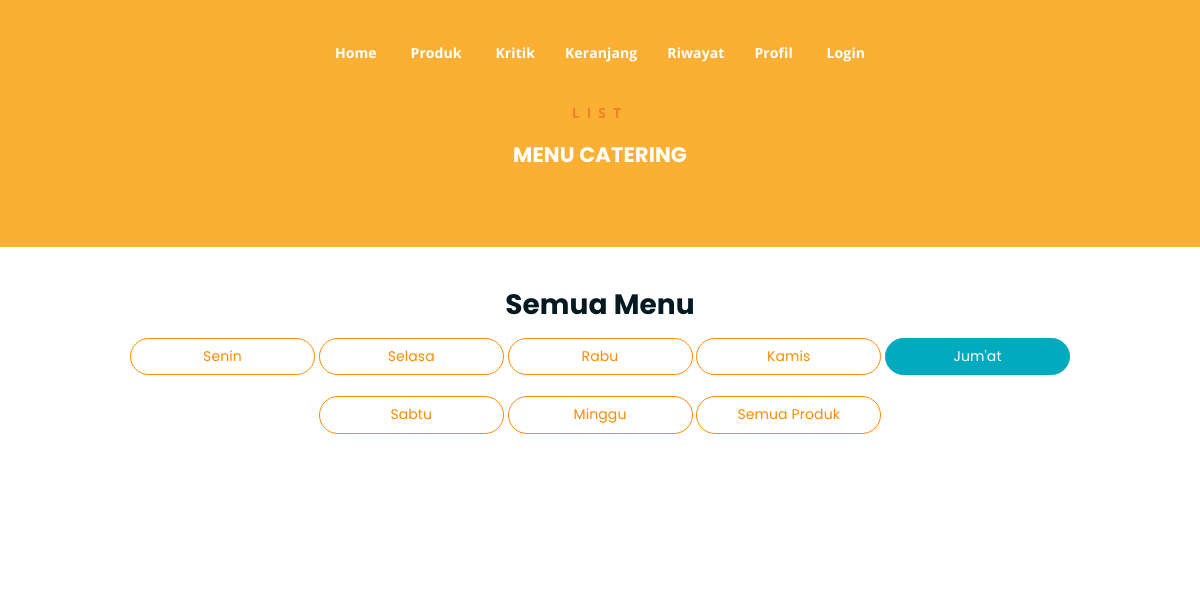
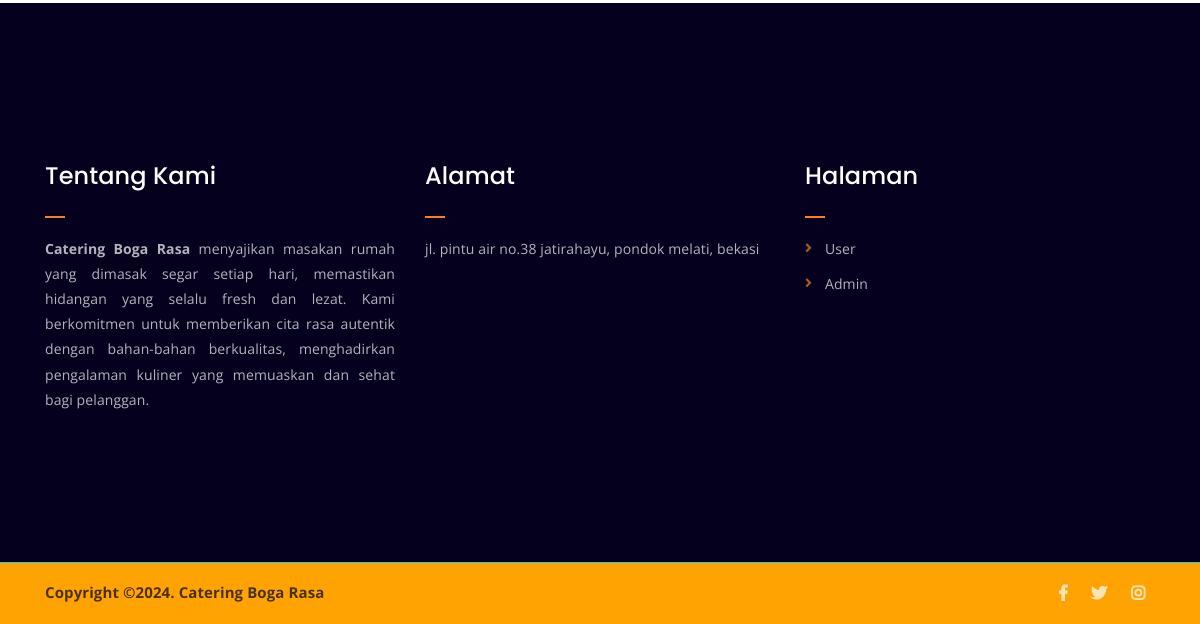
The app's page /menu-jumat.php, older data (2 pictures, top to bottom).
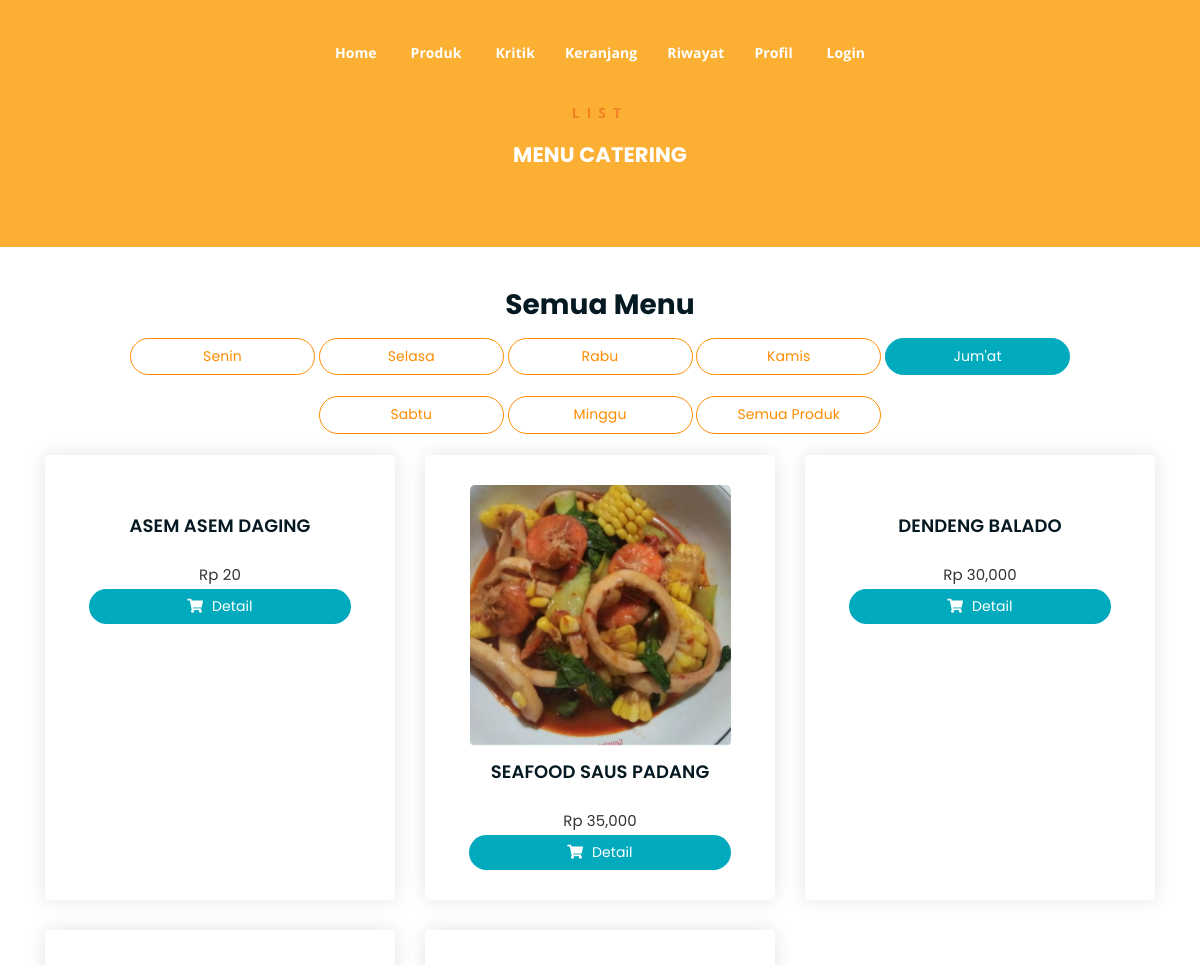
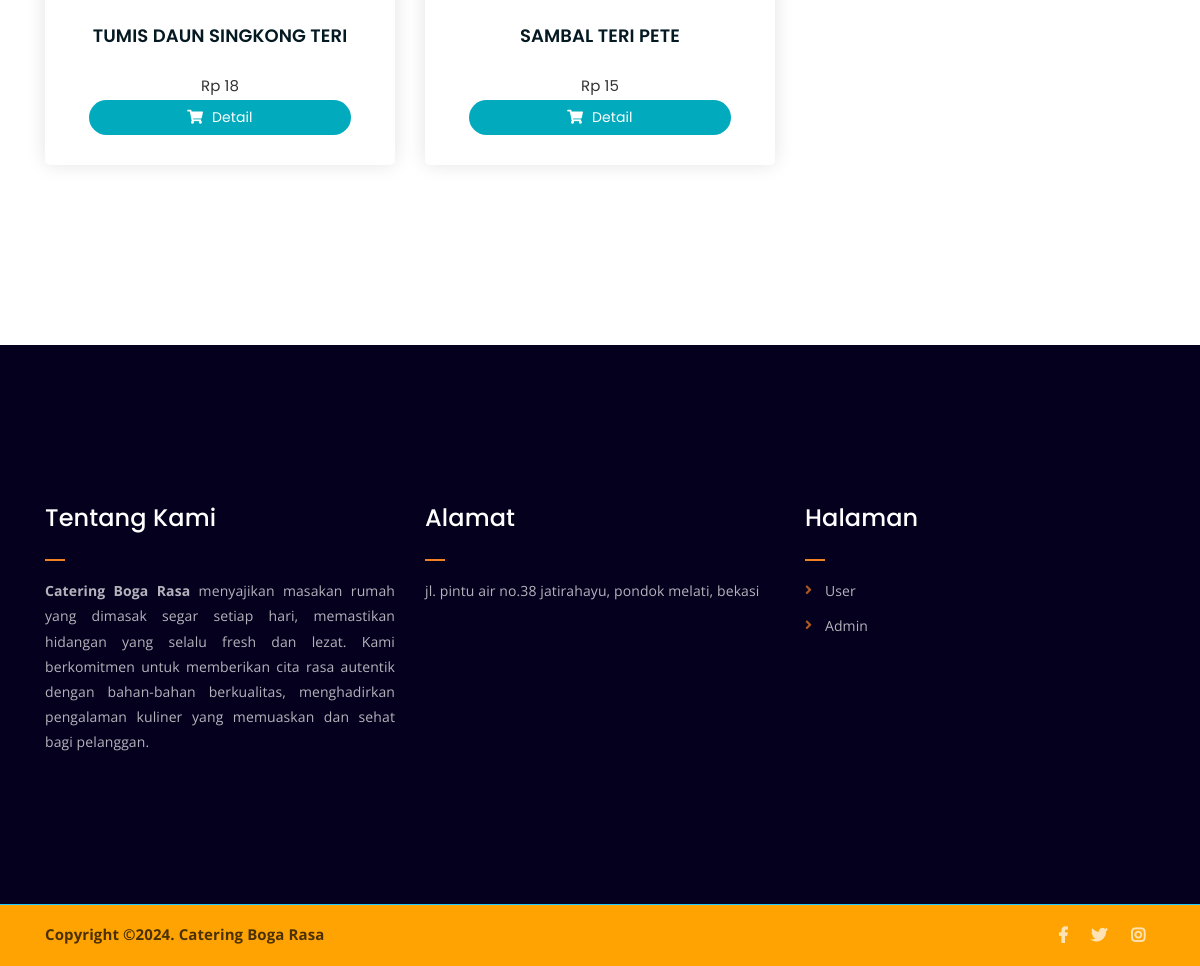
The same page, newer data (2 pictures, top to bottom).
### tables this page shows
CREATE TABLE `promosi` (
  `id_promosi_produk` int(11) NOT NULL,
  `id_produk` varchar(55) NOT NULL,
  `promo_lama` varchar(55) NOT NULL,
  `promo_baru` varchar(55) NOT NULL
);

CREATE TABLE `produk` (
  `id` int(11) NOT NULL,
  `id_produk` varchar(11) NOT NULL,
  `nama_produk` varchar(55) NOT NULL,
  `gambar` varchar(55) NOT NULL,
  `harga` varchar(55) NOT NULL,
  `deskripsi` varchar(1000) NOT NULL,
  `menu_hari` varchar(111) NOT NULL
);

### menu-jumat.php (the view, shortened to what this page needs)
<?php
require('./app/database/db.php');
?>
<!DOCTYPE html>
<html lang="en">
<head>
	<link rel="stylesheet" href="assets/css/all.min.css">
	<link rel="stylesheet" href="assets/bootstrap/css/bootstrap.min.css">
	<link rel="stylesheet" href="assets/css/owl.carousel.css">
	<link rel="stylesheet" href="assets/css/magnific-popup.css">
	<link rel="stylesheet" href="assets/css/animate.css">
	<link rel="stylesheet" href="assets/css/meanmenu.min.css">
	<link rel="stylesheet" href="assets/css/main.css">
	<link rel="stylesheet" href="assets/css/responsive.css">
</head>
<body>
	<?php include('./include/nav.php') ?>
	<div class="breadcrumb-section breadcrumb-bg">
		<div class="container">
			<div class="row">
				<div class="col-lg-8 offset-lg-2 text-center">
					<div class="breadcrumb-text">
						<p>LIST</p>
						<h4 style="color: #fff;">MENU CATERING</h4>
					</div>
				</div>
			</div>
		</div>
	</div>
	<div class="product-section mt-5 mb-150">
		<div class="container">
			<h3 class="text-center">Semua Menu</h3>
		<div class="text-center tag">
				<a href="menu-senin.php" class="cart-btn mb-4 col-md-2 text-center">Senin</a>
				<a href="menu-selasa.php" class="cart-btn mb-4 col-md-2 text-center">Selasa</a>
				<a href="menu-rabu.php" class="cart-btn mb-4 col-md-2 text-center">Rabu</a>
				<a href="menu-kamis.php" class="cart-btn mb-4 col-md-2 text-center">Kamis</a>
				<a href="produk.php" class="aktif cart-btn mb-4 col-md-2 text-center">Jum'at</a>
				<a href="menu-sabtu.php" class="cart-btn mb-4 col-md-2 text-center">Sabtu</a>
				<a href="menu-minggu.php" class="cart-btn mb-4 col-md-2 text-center">Minggu</a>
				<a href="produk.php" class="cart-btn mb-4 col-md-2 text-center">Semua Produk</a>
			</div>
		<div class="row">
			<?php
				$produk = mysqli_query($conn, "SELECT * FROM produk LEFT JOIN promosi ON produk.id_produk = promosi.id_produk  WHERE produk.menu_hari = 'Jumat'");
				while ($p = mysqli_fetch_array($produk)) {
			?>
			<a href="produk-detail.php?id_produk=<?= $p['id_produk']?>">
				<div class="col-lg-4 col-md-6 text-center card">
					<div class="single-product-item" style="height: 100%;">
						<div class="product-image">
							<img src="app/admin/foto/<?= $p['gambar'] ?>" alt="">
						</div>
						<h3><?php echo $p['nama_produk'] ?></h3>
							<p class="product-price"><span>Rp <?php echo number_format($p['harga']) ?></span></p>
						<a href="produk-detail.php?id_produk=<?= $p['id_produk']?>" class="cart-btn"><i class="fas fa-shopping-cart"></i> Detail</a>
					</div>
				</div>
				</a>
			<?php } ?>
			</div>
		</div>
	</div>
	<?php include('./include/footer.php') ?>
</body>
</html>

Row changes from the older to the newer data that the page shows:
added promosi: produk.nama_produk "ASEM ASEM DAGING", produk.harga "20"
added promosi: produk.gambar (picture), produk.nama_produk "SEAFOOD SAUS PADANG", produk.harga "35,000"
added promosi: produk.nama_produk "DENDENG BALADO", produk.harga "30,000"
added promosi: produk.nama_produk "TUMIS DAUN SINGKONG TERI", produk.harga "18"
added promosi: produk.nama_produk "SAMBAL TERI PETE", produk.harga "15"
